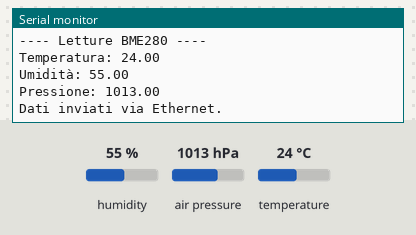
The sketch below on a simulated Arduino Uno, built with avr-gcc and run on an emulated ATmega328P. Shown: the last lines printed to the serial monitor. The test bench sets the inputs (shaded band); at power-on: humidity 55 %, air pressure 1013 hPa, temperature 24 °C. WiFi joins after 1.5 s; servers stay silent unless stated.

Above: at 4.2 s.
4.3 s: humidity set to 22 %
At 6.37 s:
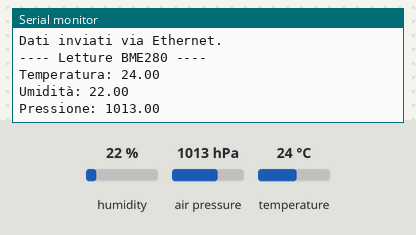
8.3 s: air pressure set to 952 hPa
At 10.7 s:
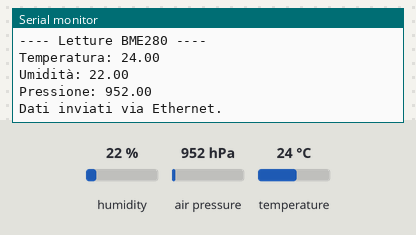
12.3 s: temperature set to 12 °C
At 12.79 s:
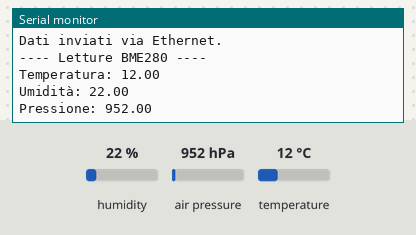

Measured:
- after the input at 4.3 s, the serial monitor: prints a new line after 1.9 s (image 1)
- after the input at 8.3 s, the serial monitor: prints a new line after 1.1 s (image 2)
- after the input at 12.3 s, the serial monitor: prints a new line after 0.33 s (image 3)

The sketch:

read_bme280.ino
```cpp
#include <Wire.h>
#include <Adafruit_Sensor.h>
#include <Adafruit_BME280.h>

#include <SPI.h>
#include <Ethernet.h>

Adafruit_BME280 bme;

// MAC inventato (va bene così)
byte mac[] = { 0xDE, 0xAD, 0xBE, 0xEF, 0xFE, 0xED };

// Server di destinazione (esempio)
IPAddress serverIP(192, 168, 1, 100);
int serverPort = 5000;

EthernetClient client;

void setup() {
  Serial.begin(115200);
  delay(1500);

  Serial.println("Inizializzazione BME280...");
  if (!bme.begin(0x76)) {
    Serial.println("Errore: BME280 non trovato!");
    while (1);
  }
  Serial.println("BME280 OK.");

  Serial.println("Inizializzo Ethernet (DHCP)...");
  if (Ethernet.begin(mac) == 0) {
    Serial.println("Errore DHCP. Controlla il cavo o il router.");
    while (1);
  }

  Serial.print("IP ottenuto: ");
  Serial.println(Ethernet.localIP());
}

void loop() {
  float temp = bme.readTemperature();
  float hum  = bme.readHumidity();
  float pres = bme.readPressure() / 100.0;

  Serial.println("---- Letture BME280 ----");
  Serial.print("Temperatura: "); Serial.println(temp);
  Serial.print("Umidità: "); Serial.println(hum);
  Serial.print("Pressione: "); Serial.println(pres);

  // Connessione al server
  if (client.connect(serverIP, serverPort)) {
    client.print("T=");
    client.print(temp);
    client.print("C, H=");
    client.print(hum);
    client.print("%, P=");
    client.print(pres);
    client.println("hPa");

    client.stop();
    Serial.println("Dati inviati via Ethernet.");
  } else {
    Serial.println("Connessione al server fallita.");
  }

  delay(3000);
}
```
